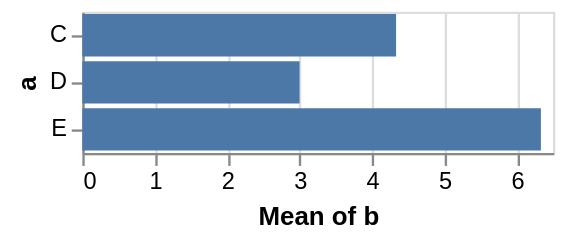

Vega-Lite specification for this chart:
### Vega specification from a JSON file in a GitHub repository (floating-point values rounded to 4 significant figures)
{"$schema": "https://vega.github.io/schema/vega/v5.json", "background": "white", "padding": 5, "width": 200, "style": "cell", "data": [{"name": "source_0", "values": [{"a": "C", "b": 2}, {"a": "C", "b": 7}, {"a": "C", "b": 4}, {"a": "D", "b": 1}, {"a": "D", "b": 2}, {"a": "D", "b": 6}, {"a": "E", "b": 8}, {"a": "E", "b": 4}, {"a": "E", "b": 7}]}, {"name": "data_0", "source": "source_0", "transform": [{"type": "aggregate", "groupby": ["a"], "ops": ["average"], "fields": ["b"], "as": ["average_b"]}]}], "signals": [{"name": "y_step", "value": 20}, {"name": "height", "update": "bandspace(domain('y').length, 0.1, 0.05) * y_step"}], "marks": [{"name": "marks", "type": "rect", "style": ["bar"], "from": {"data": "data_0"}, "encode": {"update": {"fill": {"value": "#4c78a8"}, "x": {"scale": "x", "field": "average_b"}, "x2": {"scale": "x", "value": 0}, "y": {"scale": "y", "field": "a"}, "height": {"scale": "y", "band": true}}}}], "scales": [{"name": "x", "type": "linear", "domain": {"data": "data_0", "field": "average_b"}, "range": [0, {"signal": "width"}], "nice": true, "zero": true}, {"name": "y", "type": "band", "domain": {"data": "data_0", "field": "a", "sort": true}, "range": {"step": {"signal": "y_step"}}, "paddingInner": 0.1, "paddingOuter": 0.05}], "axes": [{"scale": "x", "orient": "bottom", "gridScale": "y", "grid": true, "tickCount": {"signal": "ceil(width/40)"}, "domain": false, "labels": false, "maxExtent": 0, "minExtent": 0, "ticks": false, "zindex": 0}, {"scale": "x", "orient": "bottom", "grid": false, "title": "Mean of b", "labelFlush": true, "labelOverlap": true, "tickCount": {"signal": "ceil(width/40)"}, "zindex": 0}, {"scale": "y", "orient": "left", "grid": false, "title": "a", "zindex": 0}], "config": {"background": "white"}}
